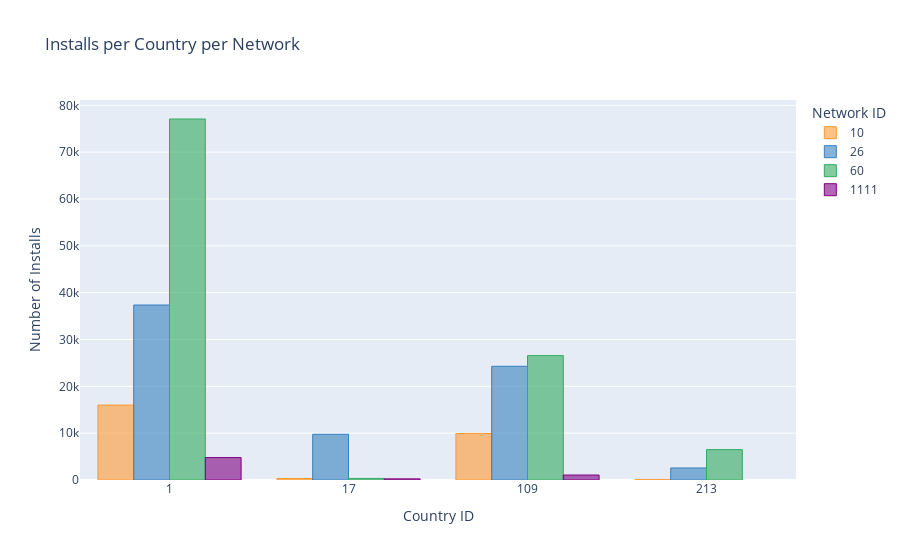

This figure's notebook cell:
### Code cell
install_country_net.iplot(kind = "bar",
                          layout = {"xaxis": {"type":"category",
                                             "title":"Country ID",},
                                    "yaxis":{"title":"Number of Installs"},
                                    "legend":{"title":"Network ID",},
                                   "title": "Installs per Country per Network",
                                   },
                         )

### Figure 1 — Plotly figure (JSON) as saved in the notebook; plotly's stock layout.template omitted (floating-point values rounded to 4 significant figures)
{"data": [{"marker": {"color": "rgba(255, 153, 51, 0.6)", "line": {"color": "rgba(255, 153, 51, 1.0)", "width": 1}}, "name": "10", "orientation": "v", "text": "", "type": "bar", "x": [1, 17, 109, 213], "y": [16003, 327, 9938, 77]}, {"marker": {"color": "rgba(55, 128, 191, 0.6)", "line": {"color": "rgba(55, 128, 191, 1.0)", "width": 1}}, "name": "26", "orientation": "v", "text": "", "type": "bar", "x": [1, 17, 109, 213], "y": [37365, 9765, 24279, 2570]}, {"marker": {"color": "rgba(50, 171, 96, 0.6)", "line": {"color": "rgba(50, 171, 96, 1.0)", "width": 1}}, "name": "60", "orientation": "v", "text": "", "type": "bar", "x": [1, 17, 109, 213], "y": [77080, 336, 26560, 6487]}, {"marker": {"color": "rgba(128, 0, 128, 0.6)", "line": {"color": "rgba(128, 0, 128, 1.0)", "width": 1}}, "name": "1111", "orientation": "v", "text": "", "type": "bar", "x": [1, 17, 109, 213], "y": [4794, 243, 1064, ""]}], "layout": {"legend": {"title": {"text": "Network ID"}}, "title": {"text": "Installs per Country per Network"}, "xaxis": {"title": {"text": "Country ID"}, "type": "category"}, "yaxis": {"title": {"text": "Number of Installs"}}}}
